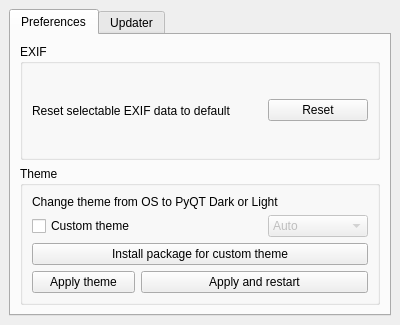
<?xml version="1.0" encoding="UTF-8"?>
<ui version="4.0">
 <class>Settings_Window</class>
 <widget class="QMainWindow" name="Settings_Window">
  <property name="enabled">
   <bool>true</bool>
  </property>
  <property name="geometry">
   <rect>
    <x>0</x>
    <y>0</y>
    <width>400</width>
    <height>325</height>
   </rect>
  </property>
  <property name="minimumSize">
   <size>
    <width>400</width>
    <height>300</height>
   </size>
  </property>
  <property name="maximumSize">
   <size>
    <width>450</width>
    <height>350</height>
   </size>
  </property>
  <property name="windowTitle">
   <string>Settings</string>
  </property>
  <widget class="QWidget" name="centralwidget">
   <property name="maximumSize">
    <size>
     <width>500</width>
     <height>500</height>
    </size>
   </property>
   <layout class="QVBoxLayout" name="verticalLayout">
    <item>
     <widget class="QTabWidget" name="tabWidget">
      <property name="maximumSize">
       <size>
        <width>500</width>
        <height>500</height>
       </size>
      </property>
      <property name="currentIndex">
       <number>0</number>
      </property>
      <widget class="QWidget" name="tabWidgetPage1">
       <attribute name="title">
        <string>Preferences</string>
       </attribute>
       <layout class="QVBoxLayout" name="verticalLayout_2">
        <item>
         <widget class="QGroupBox" name="groupBox_4">
          <property name="title">
           <string>EXIF</string>
          </property>
          <layout class="QHBoxLayout" name="horizontalLayout_3">
           <item>
            <widget class="QLabel" name="label_4">
             <property name="text">
              <string>Reset selectable EXIF data to default</string>
             </property>
             <property name="wordWrap">
              <bool>true</bool>
             </property>
            </widget>
           </item>
           <item>
            <widget class="QPushButton" name="reset_exif_Button">
             <property name="minimumSize">
              <size>
               <width>100</width>
               <height>0</height>
              </size>
             </property>
             <property name="maximumSize">
              <size>
               <width>100</width>
               <height>16777215</height>
              </size>
             </property>
             <property name="text">
              <string>Reset</string>
             </property>
            </widget>
           </item>
          </layout>
         </widget>
        </item>
        <item>
         <widget class="QGroupBox" name="groupBox_3">
          <property name="title">
           <string>Theme</string>
          </property>
          <layout class="QGridLayout" name="gridLayout_3">
           <item row="0" column="0" colspan="3">
            <widget class="QLabel" name="label_3">
             <property name="text">
              <string>Change theme from OS to PyQT Dark or Light</string>
             </property>
            </widget>
           </item>
           <item row="1" column="0">
            <widget class="QCheckBox" name="enable_theme_checkBox">
             <property name="toolTip">
              <string>Changes will take effect after restarting the application.</string>
             </property>
             <property name="text">
              <string>Custom theme</string>
             </property>
             <property name="checked">
              <bool>false</bool>
             </property>
            </widget>
           </item>
           <item row="1" column="2">
            <widget class="QComboBox" name="theme_selection_comboBox">
             <property name="enabled">
              <bool>false</bool>
             </property>
             <property name="minimumSize">
              <size>
               <width>100</width>
               <height>0</height>
              </size>
             </property>
             <property name="maximumSize">
              <size>
               <width>100</width>
               <height>16777215</height>
              </size>
             </property>
             <property name="toolTip">
              <string>Changes will take effect after restarting the application.</string>
             </property>
             <item>
              <property name="text">
               <string>Auto</string>
              </property>
             </item>
             <item>
              <property name="text">
               <string>Dark</string>
              </property>
             </item>
             <item>
              <property name="text">
               <string>Light</string>
              </property>
             </item>
            </widget>
           </item>
           <item row="3" column="0">
            <widget class="QPushButton" name="save_and_close_Button">
             <property name="toolTip">
              <string>Changes will take effect after restarting the application.</string>
             </property>
             <property name="text">
              <string>Apply theme</string>
             </property>
            </widget>
           </item>
           <item row="1" column="1">
            <spacer name="horizontalSpacer_2">
             <property name="orientation">
              <enum>Qt::Orientation::Horizontal</enum>
             </property>
             <property name="sizeHint" stdset="0">
              <size>
               <width>98</width>
               <height>20</height>
              </size>
             </property>
            </spacer>
           </item>
           <item row="2" column="0" colspan="3">
            <widget class="QPushButton" name="install_pkg_Button">
             <property name="text">
              <string>Install package for custom theme</string>
             </property>
            </widget>
           </item>
           <item row="3" column="1" colspan="2">
            <widget class="QPushButton" name="save_and_restart_Button">
             <property name="text">
              <string>Apply and restart</string>
             </property>
            </widget>
           </item>
          </layout>
         </widget>
        </item>
       </layout>
      </widget>
      <widget class="QWidget" name="tabWidgetPage2">
       <attribute name="title">
        <string>Updater</string>
       </attribute>
       <layout class="QGridLayout" name="gridLayout_2">
        <item row="0" column="0" colspan="2">
         <widget class="QGroupBox" name="pkg_info_groupBox">
          <property name="title">
           <string>Package information</string>
          </property>
          <layout class="QGridLayout" name="gridLayout">
           <item row="2" column="2">
            <widget class="QLabel" name="label_optima35_latestversion">
             <property name="text">
              <string>unknown</string>
             </property>
             <property name="alignment">
              <set>Qt::AlignmentFlag::AlignRight|Qt::AlignmentFlag::AlignTrailing|Qt::AlignmentFlag::AlignVCenter</set>
             </property>
            </widget>
           </item>
           <item row="0" column="2">
            <widget class="QLabel" name="label_latest_version">
             <property name="text">
              <string>Latest version</string>
             </property>
             <property name="alignment">
              <set>Qt::AlignmentFlag::AlignRight|Qt::AlignmentFlag::AlignTrailing|Qt::AlignmentFlag::AlignVCenter</set>
             </property>
            </widget>
           </item>
           <item row="1" column="0">
            <widget class="QLabel" name="label">
             <property name="text">
              <string>OptimaLab35</string>
             </property>
            </widget>
           </item>
           <item row="1" column="2">
            <widget class="QLabel" name="label_optimalab35_latestversion">
             <property name="text">
              <string>unknown</string>
             </property>
             <property name="alignment">
              <set>Qt::AlignmentFlag::AlignRight|Qt::AlignmentFlag::AlignTrailing|Qt::AlignmentFlag::AlignVCenter</set>
             </property>
            </widget>
           </item>
           <item row="0" column="0">
            <widget class="QLabel" name="label_9">
             <property name="text">
              <string>Package</string>
             </property>
            </widget>
           </item>
           <item row="1" column="1">
            <widget class="QLabel" name="label_optimalab35_localversion">
             <property name="text">
              <string>0.0.0</string>
             </property>
             <property name="alignment">
              <set>Qt::AlignmentFlag::AlignRight|Qt::AlignmentFlag::AlignTrailing|Qt::AlignmentFlag::AlignVCenter</set>
             </property>
            </widget>
           </item>
           <item row="0" column="1">
            <widget class="QLabel" name="label_6">
             <property name="text">
              <string>Local Version</string>
             </property>
             <property name="alignment">
              <set>Qt::AlignmentFlag::AlignRight|Qt::AlignmentFlag::AlignTrailing|Qt::AlignmentFlag::AlignVCenter</set>
             </property>
            </widget>
           </item>
           <item row="2" column="0">
            <widget class="QLabel" name="label_2">
             <property name="text">
              <string>optima35</string>
             </property>
            </widget>
           </item>
           <item row="2" column="1">
            <widget class="QLabel" name="label_optima35_localversion">
             <property name="text">
              <string>0.0.0</string>
             </property>
             <property name="alignment">
              <set>Qt::AlignmentFlag::AlignRight|Qt::AlignmentFlag::AlignTrailing|Qt::AlignmentFlag::AlignVCenter</set>
             </property>
            </widget>
           </item>
          </layout>
         </widget>
        </item>
        <item row="1" column="0" colspan="2">
         <widget class="QWidget" name="dev_widget" native="true">
          <layout class="QHBoxLayout" name="horizontalLayout_2">
           <item>
            <widget class="QPushButton" name="check_local_Button">
             <property name="toolTip">
              <string>FOR DEVELOPER</string>
             </property>
             <property name="text">
              <string>Check local</string>
             </property>
            </widget>
           </item>
           <item>
            <widget class="QPushButton" name="update_local_Button">
             <property name="toolTip">
              <string>FOR DEVELOPER</string>
             </property>
             <property name="text">
              <string>Update local</string>
             </property>
            </widget>
           </item>
          </layout>
         </widget>
        </item>
        <item row="2" column="0">
         <spacer name="verticalSpacer">
          <property name="orientation">
           <enum>Qt::Orientation::Vertical</enum>
          </property>
          <property name="sizeHint" stdset="0">
           <size>
            <width>20</width>
            <height>40</height>
           </size>
          </property>
         </spacer>
        </item>
        <item row="3" column="0">
         <widget class="QLabel" name="label_5">
          <property name="text">
           <string>TextLabel</string>
          </property>
         </widget>
        </item>
        <item row="3" column="1" rowspan="2">
         <widget class="QLabel" name="label_last_check">
          <property name="text">
           <string>TextLabel</string>
          </property>
          <property name="alignment">
           <set>Qt::AlignmentFlag::AlignRight|Qt::AlignmentFlag::AlignTrailing|Qt::AlignmentFlag::AlignVCenter</set>
          </property>
         </widget>
        </item>
        <item row="5" column="0" colspan="2">
         <widget class="QWidget" name="widget" native="true">
          <layout class="QHBoxLayout" name="horizontalLayout">
           <item>
            <widget class="QPushButton" name="check_for_update_Button">
             <property name="text">
              <string>Check for update</string>
             </property>
            </widget>
           </item>
           <item>
            <widget class="QPushButton" name="update_and_restart_Button">
             <property name="text">
              <string>Update</string>
             </property>
            </widget>
           </item>
           <item>
            <widget class="QCheckBox" name="restart_checkBox">
             <property name="toolTip">
              <string>Restarts the app after update.</string>
             </property>
             <property name="text">
              <string>Restart</string>
             </property>
             <property name="checked">
              <bool>true</bool>
             </property>
            </widget>
           </item>
          </layout>
         </widget>
        </item>
       </layout>
      </widget>
     </widget>
    </item>
   </layout>
  </widget>
 </widget>
 <resources/>
 <connections>
  <connection>
   <sender>enable_theme_checkBox</sender>
   <signal>toggled(bool)</signal>
   <receiver>theme_selection_comboBox</receiver>
   <slot>setEnabled(bool)</slot>
   <hints>
    <hint type="sourcelabel">
     <x>96</x>
     <y>225</y>
    </hint>
    <hint type="destinationlabel">
     <x>317</x>
     <y>225</y>
    </hint>
   </hints>
  </connection>
 </connections>
</ui>
